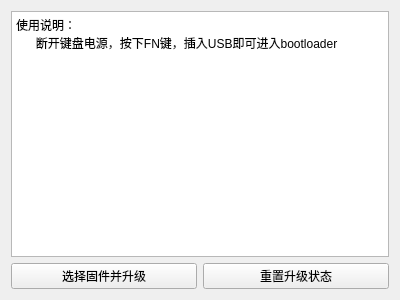
<?xml version="1.0" encoding="UTF-8"?>
<ui version="4.0">
 <class>HelloWordDFUPageUi</class>
 <widget class="QFrame" name="HelloWordDFUPageUi">
  <property name="geometry">
   <rect>
    <x>0</x>
    <y>0</y>
    <width>400</width>
    <height>300</height>
   </rect>
  </property>
  <property name="windowTitle">
   <string>Frame</string>
  </property>
  <layout class="QGridLayout" name="gridLayout">
   <item row="0" column="0">
    <widget class="QPlainTextEdit" name="plainTextEdit">
     <property name="undoRedoEnabled">
      <bool>false</bool>
     </property>
     <property name="readOnly">
      <bool>true</bool>
     </property>
     <property name="plainText">
      <string>使用说明：
      断开键盘电源，按下FN键，插入USB即可进入bootloader</string>
     </property>
     <property name="placeholderText">
      <string/>
     </property>
    </widget>
   </item>
   <item row="1" column="0">
    <layout class="QHBoxLayout" name="horizontalLayout">
     <item>
      <widget class="QPushButton" name="pushButton">
       <property name="text">
        <string>选择固件并升级</string>
       </property>
      </widget>
     </item>
     <item>
      <widget class="QPushButton" name="pushButton_2">
       <property name="text">
        <string>重置升级状态</string>
       </property>
      </widget>
     </item>
    </layout>
   </item>
  </layout>
 </widget>
 <resources/>
 <connections/>
</ui>
